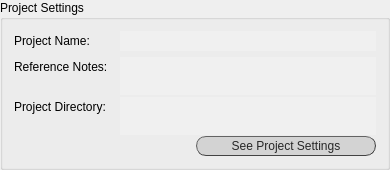
    <widget class="QGroupBox" name="proj_settings">
     <property name="sizePolicy">
      <sizepolicy hsizetype="Preferred" vsizetype="Maximum">
       <horstretch>0</horstretch>
       <verstretch>0</verstretch>
      </sizepolicy>
     </property>
     <property name="minimumSize">
      <size>
       <width>0</width>
       <height>170</height>
      </size>
     </property>
     <property name="maximumSize">
      <size>
       <width>16777215</width>
       <height>170</height>
      </size>
     </property>
     <property name="styleSheet">
      <string notr="true">QGroupBox#proj_settings{text-decoration: underline; font: 80 10pt &quot;Calibri Light&quot;;}
</string>
     </property>
     <property name="title">
      <string>Project Settings</string>
     </property>
     <layout class="QFormLayout" name="formLayout">
      <item row="0" column="0">
       <widget class="QLabel" name="lab_proj_name">
        <property name="minimumSize">
         <size>
          <width>100</width>
          <height>20</height>
         </size>
        </property>
        <property name="maximumSize">
         <size>
          <width>16777215</width>
          <height>20</height>
         </size>
        </property>
        <property name="styleSheet">
         <string notr="true">font: 25 10pt &quot;Calibri Light&quot;;</string>
        </property>
        <property name="text">
         <string>Project Name: </string>
        </property>
       </widget>
      </item>
      <item row="0" column="1">
       <widget class="QTextEdit" name="lab_filled_proj_name">
        <property name="minimumSize">
         <size>
          <width>0</width>
          <height>20</height>
         </size>
        </property>
        <property name="maximumSize">
         <size>
          <width>16777215</width>
          <height>20</height>
         </size>
        </property>
        <property name="focusPolicy">
         <enum>Qt::StrongFocus</enum>
        </property>
        <property name="styleSheet">
         <string notr="true">font: 25 9pt &quot;Calibri Light&quot;;
background-color: rgb(240, 240, 240);
color: rgb(100, 100, 100);</string>
        </property>
        <property name="frameShape">
         <enum>QFrame::NoFrame</enum>
        </property>
        <property name="frameShadow">
         <enum>QFrame::Sunken</enum>
        </property>
        <property name="verticalScrollBarPolicy">
         <enum>Qt::ScrollBarAlwaysOff</enum>
        </property>
        <property name="horizontalScrollBarPolicy">
         <enum>Qt::ScrollBarAlwaysOff</enum>
        </property>
        <property name="readOnly">
         <bool>true</bool>
        </property>
        <property name="html">
         <string>&lt;!DOCTYPE HTML PUBLIC &quot;-//W3C//DTD HTML 4.0//EN&quot; &quot;http://www.w3.org/TR/REC-html40/strict.dtd&quot;&gt;
&lt;html&gt;&lt;head&gt;&lt;meta name=&quot;qrichtext&quot; content=&quot;1&quot; /&gt;&lt;style type=&quot;text/css&quot;&gt;
p, li { white-space: pre-wrap; }
&lt;/style&gt;&lt;/head&gt;&lt;body style=&quot; font-family:'Calibri Light'; font-size:9pt; font-weight:24; font-style:normal;&quot;&gt;
&lt;p align=&quot;center&quot; style=&quot;-qt-paragraph-type:empty; margin-top:0px; margin-bottom:0px; margin-left:0px; margin-right:0px; -qt-block-indent:0; text-indent:0px;&quot;&gt;&lt;br /&gt;&lt;/p&gt;&lt;/body&gt;&lt;/html&gt;</string>
        </property>
       </widget>
      </item>
      <item row="1" column="0">
       <widget class="QLabel" name="lab_ref_notes">
        <property name="minimumSize">
         <size>
          <width>100</width>
          <height>20</height>
         </size>
        </property>
        <property name="maximumSize">
         <size>
          <width>16777215</width>
          <height>20</height>
         </size>
        </property>
        <property name="styleSheet">
         <string notr="true">font: 25 10pt &quot;Calibri Light&quot;;</string>
        </property>
        <property name="text">
         <string>Reference Notes: </string>
        </property>
       </widget>
      </item>
      <item row="1" column="1">
       <widget class="QTextEdit" name="lab_filled_ref_notes">
        <property name="minimumSize">
         <size>
          <width>0</width>
          <height>38</height>
         </size>
        </property>
        <property name="maximumSize">
         <size>
          <width>16777215</width>
          <height>38</height>
         </size>
        </property>
        <property name="focusPolicy">
         <enum>Qt::StrongFocus</enum>
        </property>
        <property name="styleSheet">
         <string notr="true">font: 25 9pt &quot;Calibri Light&quot;;
background-color: rgb(240, 240, 240);
color: rgb(100, 100, 100);</string>
        </property>
        <property name="frameShape">
         <enum>QFrame::NoFrame</enum>
        </property>
        <property name="frameShadow">
         <enum>QFrame::Sunken</enum>
        </property>
        <property name="verticalScrollBarPolicy">
         <enum>Qt::ScrollBarAlwaysOff</enum>
        </property>
        <property name="horizontalScrollBarPolicy">
         <enum>Qt::ScrollBarAlwaysOff</enum>
        </property>
        <property name="readOnly">
         <bool>true</bool>
        </property>
        <property name="html">
         <string>&lt;!DOCTYPE HTML PUBLIC &quot;-//W3C//DTD HTML 4.0//EN&quot; &quot;http://www.w3.org/TR/REC-html40/strict.dtd&quot;&gt;
&lt;html&gt;&lt;head&gt;&lt;meta name=&quot;qrichtext&quot; content=&quot;1&quot; /&gt;&lt;style type=&quot;text/css&quot;&gt;
p, li { white-space: pre-wrap; }
&lt;/style&gt;&lt;/head&gt;&lt;body style=&quot; font-family:'Calibri Light'; font-size:9pt; font-weight:24; font-style:normal;&quot;&gt;
&lt;p align=&quot;center&quot; style=&quot;-qt-paragraph-type:empty; margin-top:0px; margin-bottom:0px; margin-left:0px; margin-right:0px; -qt-block-indent:0; text-indent:0px;&quot;&gt;&lt;br /&gt;&lt;/p&gt;&lt;/body&gt;&lt;/html&gt;</string>
        </property>
       </widget>
      </item>
      <item row="2" column="0">
       <widget class="QLabel" name="lab_proj_dir">
        <property name="minimumSize">
         <size>
          <width>100</width>
          <height>20</height>
         </size>
        </property>
        <property name="maximumSize">
         <size>
          <width>16777215</width>
          <height>20</height>
         </size>
        </property>
        <property name="styleSheet">
         <string notr="true">font: 25 10pt &quot;Calibri Light&quot;;</string>
        </property>
        <property name="text">
         <string>Project Directory: </string>
        </property>
       </widget>
      </item>
      <item row="2" column="1">
       <widget class="QTextEdit" name="lab_filled_proj_dir">
        <property name="minimumSize">
         <size>
          <width>0</width>
          <height>38</height>
         </size>
        </property>
        <property name="maximumSize">
         <size>
          <width>16777215</width>
          <height>38</height>
         </size>
        </property>
        <property name="focusPolicy">
         <enum>Qt::StrongFocus</enum>
        </property>
        <property name="styleSheet">
         <string notr="true">font: 25 9pt &quot;Calibri Light&quot;;
background-color: rgb(240, 240, 240);
color: rgb(100, 100, 100);</string>
        </property>
        <property name="frameShape">
         <enum>QFrame::NoFrame</enum>
        </property>
        <property name="frameShadow">
         <enum>QFrame::Sunken</enum>
        </property>
        <property name="verticalScrollBarPolicy">
         <enum>Qt::ScrollBarAlwaysOff</enum>
        </property>
        <property name="horizontalScrollBarPolicy">
         <enum>Qt::ScrollBarAlwaysOff</enum>
        </property>
        <property name="readOnly">
         <bool>true</bool>
        </property>
        <property name="html">
         <string>&lt;!DOCTYPE HTML PUBLIC &quot;-//W3C//DTD HTML 4.0//EN&quot; &quot;http://www.w3.org/TR/REC-html40/strict.dtd&quot;&gt;
&lt;html&gt;&lt;head&gt;&lt;meta name=&quot;qrichtext&quot; content=&quot;1&quot; /&gt;&lt;style type=&quot;text/css&quot;&gt;
p, li { white-space: pre-wrap; }
&lt;/style&gt;&lt;/head&gt;&lt;body style=&quot; font-family:'Calibri Light'; font-size:9pt; font-weight:24; font-style:normal;&quot;&gt;
&lt;p align=&quot;center&quot; style=&quot;-qt-paragraph-type:empty; margin-top:0px; margin-bottom:0px; margin-left:0px; margin-right:0px; -qt-block-indent:0; text-indent:0px;&quot;&gt;&lt;br /&gt;&lt;/p&gt;&lt;/body&gt;&lt;/html&gt;</string>
        </property>
       </widget>
      </item>
      <item row="3" column="1">
       <layout class="QHBoxLayout" name="horizontalLayout_7">
        <item>
         <spacer name="horizontalSpacer">
          <property name="orientation">
           <enum>Qt::Horizontal</enum>
          </property>
          <property name="sizeHint" stdset="0">
           <size>
            <width>40</width>
            <height>20</height>
           </size>
          </property>
         </spacer>
        </item>
        <item>
         <widget class="QPushButton" name="button_see_proj_settings">
          <property name="minimumSize">
           <size>
            <width>180</width>
            <height>20</height>
           </size>
          </property>
          <property name="maximumSize">
           <size>
            <width>180</width>
            <height>20</height>
           </size>
          </property>
          <property name="mouseTracking">
           <bool>true</bool>
          </property>
          <property name="focusPolicy">
           <enum>Qt::ClickFocus</enum>
          </property>
          <property name="autoFillBackground">
           <bool>false</bool>
          </property>
          <property name="styleSheet">
           <string notr="true">QPushButton{border-radius:10px;
border-width: 1px;
border-style: outset;
border-color: rgb(66, 66, 66);
background-color: rgb(211, 211, 211);
color: rgb(39, 39, 39);
font: 10pt &quot;Calibri Light&quot;;}

QPushButton:hover{
background-color: rgba(167, 0, 125, 200);
border-color: #672146;
color: rgb(234, 234, 234);
}

QPushButton:disabled{
background-color: rgb(232, 232, 232);
border-color: rgb(158, 158, 158);
color: rgb(125, 125, 125);
}

QPushButton:checked{
background-color: rgb(107, 0, 80);
border-color: rgb(76, 0, 57);
color: rgb(234, 234, 234);
}</string>
          </property>
          <property name="text">
           <string>See Project Settings</string>
          </property>
          <property name="checkable">
           <bool>true</bool>
          </property>
         </widget>
        </item>
       </layout>
      </item>
     </layout>
    </widget>
